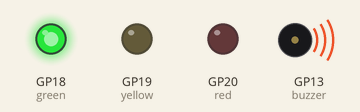
Recording of a program running on a simulated Raspberry Pi Pico running MicroPython. On the bench: output pins drawn as LEDs (lit = HIGH), buzzer (waves = sounding). At 4.7 s the program stops and its outputs stay as they are.

Above: at 0.05 s.
At 0.95 s:
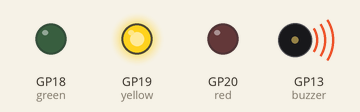
At 1.55 s:
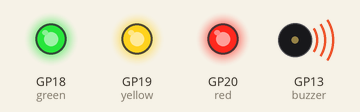
At 4.3 s:
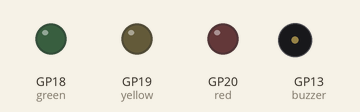
Timing chart, 0 to 5.8 s (numbered marks = the images above):
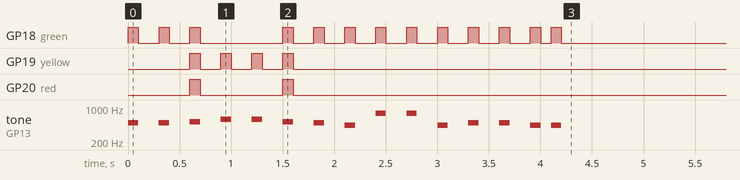

The program:

Day_5h.py
```python
'''
Beethoven's 9th
'''

# Imports
from machine import Pin, PWM
import time

# Set up the Buzzer pin as PWM
buzzer = PWM(Pin(13)) # Set the buzzer to PWM mode

# Create volume variable (Duty cycle)
volume = 10000

# Set LED Pins
red = Pin(20, Pin.OUT)
yellow = Pin(19, Pin.OUT)
green = Pin(18, Pin.OUT)

# Notes library
A = 440
As = 466
B = 494
C = 523
Cs = 554
D = 587
Ds = 622
E = 659
F = 698
Fs = 740
G = 784
Gs = 830

def note(note, volume, delay1, delay2):
    buzzer.duty_u16(volume)
    buzzer.freq(note)

    if note == E:
        red.value(1)
    elif note == C:
        red.value(1)
        yellow.value(1)
        green.value(1)
    elif note == D:
        yellow.value(1)
    else:
        green.value(1)

    time.sleep(delay1)
    buzzer.duty_u16(0)
    red.value(0)
    yellow.value(0)
    green.value(0)
    time.sleep(delay2)

note(B, volume, 0.1, 0.2)
note(B, volume, 0.1, 0.2)
note(C, volume, 0.1, 0.2)
note(D, volume, 0.1, 0.2)
note(D, volume, 0.1, 0.2)
note(C, volume, 0.1, 0.2)
note(B, volume, 0.1, 0.2)
note(A, volume, 0.1, 0.2)
note(G, volume, 0.1, 0.2)
note(G, volume, 0.1, 0.2)
note(A, volume, 0.1, 0.2)
note(B, volume, 0.1, 0.2)
note(B, volume, 0.1, 0.2)
note(A, volume, 0.1, 0.1)
note(A, volume, 0.1, 0.5)

buzzer.duty_u16(0)
```

Measured:
- by itself, GP18 (green): LOW → HIGH at 0.00 s, → LOW 0.10 s later, → HIGH 0.20 s later, → LOW 0.10 s later, … (26 changes in this stretch)
- by itself, GP19 (yellow): alternates HIGH for 0.10 s and LOW for 0.20 s, 8 changes in all, then stays LOW
- by itself, GP20 (red): alternates HIGH for 0.10 s and LOW for 0.80 s, 4 changes in all, then stays LOW
- by itself, tone on GP13 (buzzer): plays 494 Hz for 0.10 s, 494 Hz for 0.10 s, 523 Hz for 0.10 s, 587 Hz for 0.10 s, 587 Hz for 0.10 s, 523 Hz for 0.10 s … (15 notes in this stretch)
